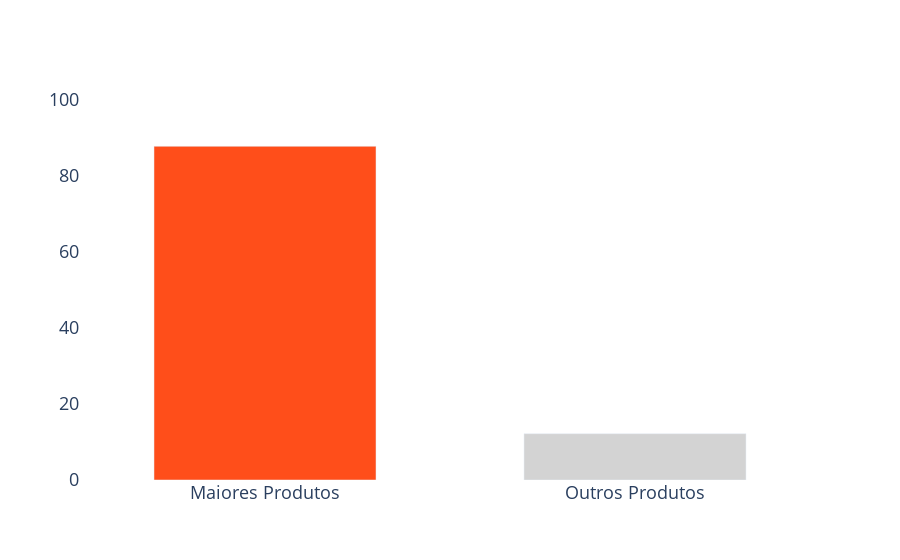

Here is the notebook cell this chart was saved with:
### Code cell
def plot_revenue_percentile(df, percentile_threshold):
    # Calculate the cumulative revenue and percentile
    purchase = 'purchase_transformed'
    product_revenue = df.groupby('product_id')[purchase].sum().sort_values()
    product_revenue = product_revenue.reset_index()
    product_revenue['percentile'] = pd.qcut(product_revenue[purchase], q=100, labels=False, duplicates='drop')
    
    # Determine high-sellers and low-sellers based on percentile threshold
    high_sellers = product_revenue[product_revenue['percentile'] >= percentile_threshold]
    low_sellers = product_revenue[product_revenue['percentile'] < percentile_threshold]
    
    # Calculate percentage contribution of each group
    total_revenue = product_revenue[purchase].sum()
    high_sellers_percentage = (high_sellers[purchase].sum() / total_revenue)*100
    low_sellers_percentage = (low_sellers[purchase].sum() / total_revenue)*100
    bar_width = 0.6
    # Create the bar plots for high-sellers and low-sellers
    fig = go.Figure()
    fig.add_trace(go.Bar(
        x=['Maiores Produtos'],
        y=[high_sellers_percentage],
        name='Maiores Produtos',
        marker=dict(color='#ff4e1a'),
        width=bar_width,  # Reduce bar width
    ))
    fig.add_trace(go.Bar(
        x=['Outros Produtos'],
        y=[low_sellers_percentage],
        name='Outros Produtos',
        marker=dict(color='lightgray'),
        width=bar_width,  # Reduce bar width
    ))
    
    # Set the layout
    fig.update_layout(
        showlegend=False,  # Remove legend
        plot_bgcolor='rgba(0,0,0,0)',  # Remove background color
        xaxis=dict(
            showgrid=False,  # Remove x-axis gridlines
            tickfont=dict(size=18),  # Increase x-axis tick font size
        ),
        yaxis=dict(
            range=[0, 100], # Set y-axis range from 0 to 1
            showgrid=False,  # Remove y-axis gridlines
            tickfont=dict(size=18),  # Increase y-axis tick font size
        ),
    )
    
    # Show the figure
    fig.show()
    
# Assuming you have a DataFrame called 'df' with 'product_id' and 'purchase_transformed' columns
plot_revenue_percentile(df, percentile_threshold=90)

### Figure 1 — Plotly figure (JSON) as saved in the notebook; plotly's stock layout.template omitted (floating-point values rounded to 4 significant figures)
{"data": [{"marker": {"color": "#ff4e1a"}, "name": "Maiores Produtos", "type": "bar", "width": 0.6, "x": ["Maiores Produtos"], "y": [87.81]}, {"marker": {"color": "lightgray"}, "name": "Outros Produtos", "type": "bar", "width": 0.6, "x": ["Outros Produtos"], "y": [12.19]}], "layout": {"plot_bgcolor": "rgba(0,0,0,0)", "showlegend": false, "xaxis": {"showgrid": false, "tickfont": {"size": 18}}, "yaxis": {"range": [0, 100], "showgrid": false, "tickfont": {"size": 18}}}}
